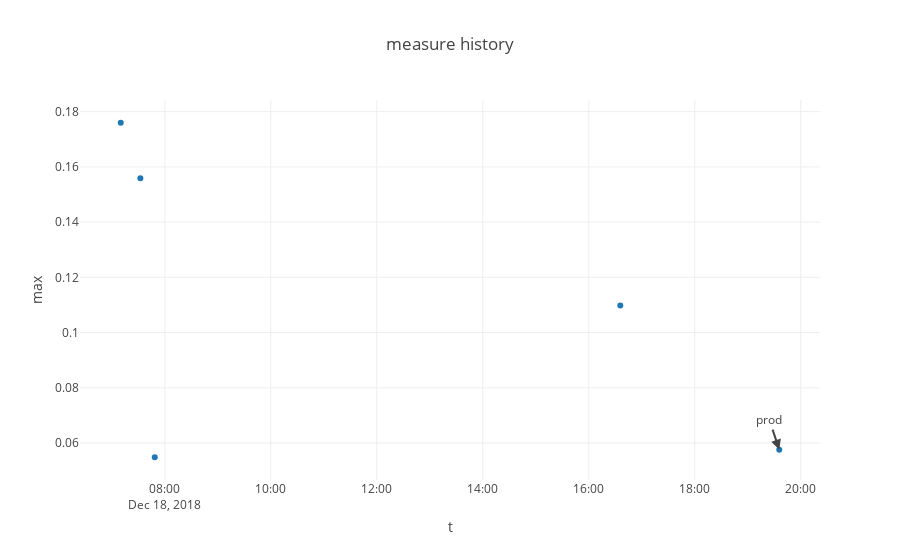

Notebook code for this chart:
### Code cell
plot.measure_history(ml_repo, tree.models.simple_dense.measures.training_small.max())

### Figure 1 — Plotly figure (JSON) as saved in the notebook; plotly's stock layout.template omitted (floating-point values rounded to 4 significant figures)
{"data": [{"mode": "markers", "name": "simple_dense/measure/training_small/max: bc41a42c-0293-11e9-9b31-fc084a6691eb", "text": ["model version: 0a8bb8c8-0297-11e9-a0aa-fc084a6691eb<br>training_small: bc41a42c-0293-11e9-9b31-fc084a6691eb<br>train_data: bc41a42c-0293-11e9-9b31-fc084a6691eb", "model version: 1a3d2a40-02fc-11e9-9b3a-fc084a6691eb<br>training_small: bc41a42c-0293-11e9-9b31-fc084a6691eb<br>train_data: bc41a42c-0293-11e9-9b31-fc084a6691eb", "model version: 51baedfe-0299-11e9-a45a-fc084a6691eb<br>training_small: bc41a42c-0293-11e9-9b31-fc084a6691eb<br>train_data: bc41a42c-0293-11e9-9b31-fc084a6691eb", "model version: f10688a2-0293-11e9-9efd-fc084a6691eb<br>training_small: bc41a42c-0293-11e9-9b31-fc084a6691eb<br>train_data: bc41a42c-0293-11e9-9b31-fc084a6691eb", "model version: f584f00c-02e2-11e9-8d89-fc084a6691eb<br>training_small: bc41a42c-0293-11e9-9b31-fc084a6691eb<br>train_data: bc41a42c-0293-11e9-9b31-fc084a6691eb"], "type": "scatter", "x": ["2018-12-18 07:32:15.175700", "2018-12-18 19:35:40.674106", "2018-12-18 07:48:33.596774", "2018-12-18 07:10:03.869610", "2018-12-18 16:35:41.650536"], "y": [0.1559, 0.05763, 0.05487, 0.176, 0.1098]}], "layout": {"annotations": [{"arrowhead": 2, "showarrow": true, "text": "prod", "x": "2018-12-18 19:35:40.674106", "xref": "x", "y": 0.05763, "yref": "y"}], "title": "measure history", "xaxis": {"title": "t"}, "yaxis": {"title": "max"}}}
